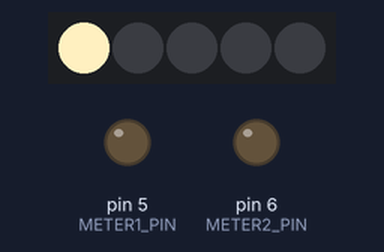
A sketch run on a simulated Arduino Uno, built with avr-gcc and run on an emulated ATmega328P. Shown: 5 RGB LEDs in strip order, left to right, output pins drawn as LEDs (lit = HIGH). Random numbers use the default seed unless the sketch sets one.

Above: at 0.07 s.
At 19.49 s:
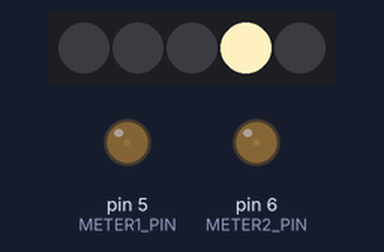
At 24.7 s:
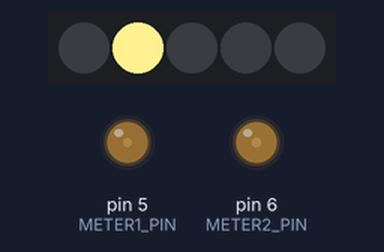
At 27.12 s:
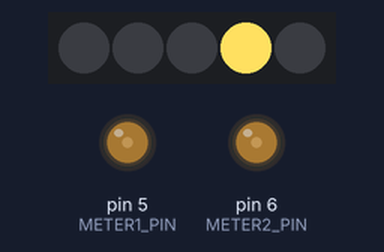
At 28.93 s:
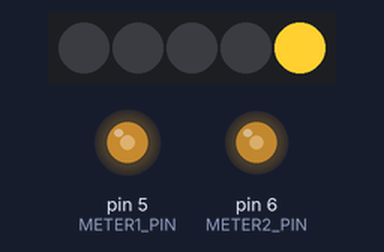
At 39.5 s:
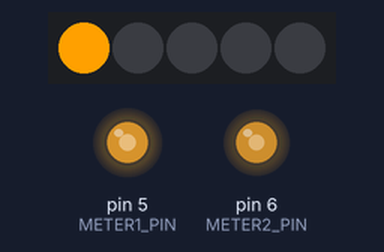
Timing chart, 0 to 40.0 s (numbered marks = the images above):
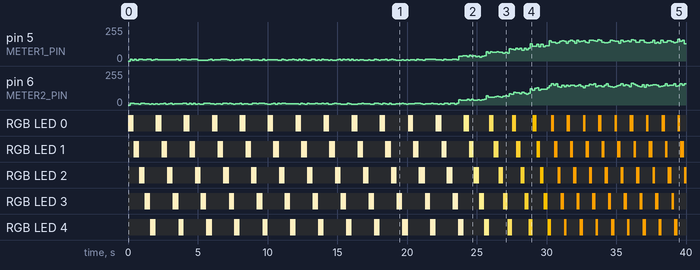

Measured:
- by itself, pin 5 (METER1_PIN): 0/255 → 14/255 at 0.15 s, → 7/255 0.15 s later, → 14/255 0.15 s later, → 7/255 0.15 s later, … (244 changes in this stretch)
- by itself, pin 6 (METER2_PIN): 0/255 → 13/255 at 0.15 s, → 10/255 0.30 s later, → 8/255 0.15 s later, → 7/255 0.15 s later, … (244 changes in this stretch)
- what the display in image 0 shows lasts 0.4 s, from 0.0 s to 0.4 s

The sketch:

fluxcondenser.ino
```cpp
//+++
//
// Flux Condenser
// snafu.ca 2020 - Freeware - no rights reserved
//
//---

#include <Adafruit_NeoPixel.h>

#define LED_LENGTH     5     // # of LEDs
#define NUM_SPEED      9     // number of distinct speed/color steps
#define LED_PIN        12    // data pin for WS2812 strings
#define METER1_PIN     5     // data pin for meter (needs to be PWM capable,  3,5,6,9,10 or 11)
#define METER2_PIN     6     // data pin for meter (needs to be PWM capable,  3,5,6,9,10 or 11)
#define BASESPEED      400   // slowest chase speed N mS per LED
#define SPEEDBOOST     35    // faster by N mS for each notch of speed
#define SPEEDUPDATE    600   // time between each speed step mS
#define CHANGEUPDATE   23000 // change target speed every N mS
#define METERUPDATE    150   // update meter (w/ randomness) every N mS

unsigned long  now;                  // used to hold current millis
unsigned long  nextSpeedChange = 0;  // when should we change speed next
unsigned long  nextSpeedStep = 0;    // when should we step speed next (to go from current to target)
unsigned long  nextMeterUpdate = 0;  // when should we update the meter
unsigned long  nextLedUpdate = 0;    // when we should next update the LED string
unsigned short currentSpeed = 0;     // 0..(NUM_SPEED - 1)
unsigned short targetSpeed = 0;      // speed we're aiming for
unsigned short ledStep = 0;          // 0..(LEDLENGTH - 1)
unsigned short sweep = 0;            // sweepmode toggle
unsigned long  colormap[NUM_SPEED] = {0xFFF0C0, 0xFFF090, 0xFFE060,  0xFFD030, 0xFFC000, 0xFFA000,   0xFF8000, 0xFF4000, 0xFF0000};   // warmish white -> yellow -> red (RGB format)

Adafruit_NeoPixel pixels(LED_LENGTH, LED_PIN, NEO_KHZ800 + NEO_GRB);  // my string uses the GREEN-RED-BLUE option (which is quite common)


//
// Setup runs once at the beginning of your program
//
void setup() {
  now = millis();
  nextSpeedChange = now + CHANGEUPDATE;  // schedule the next speed change
  nextSpeedStep = now + SPEEDUPDATE;     // schedule the next led step change
  nextMeterUpdate = now + METERUPDATE;   // schedule the next meter updates
  nextLedUpdate = now; // forces a display update right away
  currentSpeed = 0;    // start at slowest speed
  targetSpeed = 0;     // start at slowest speed

  // meter inits
  pinMode(METER1_PIN, OUTPUT);
  pinMode(METER2_PIN, OUTPUT);
  analogWrite(METER1_PIN, 0);
  analogWrite(METER2_PIN, 0);

  // WS2812 init
  pixels.begin();
  pixels.clear();
}


//
// Loop does just that, continuously run this code
//
void loop() {
  now = millis();    // get the current tick, used in a lot of places to see if it's time to do things

  //
  // should we pick a new overall speed ??
  //
  if (now > nextSpeedChange) {
    targetSpeed = (random(2) > 0) ? random(NUM_SPEED) : 0;      // 50% of the time we want the slowest setting
    nextSpeedChange = now + CHANGEUPDATE;  // and schedule next update
  }

  //
  // see if we should ramp up/down the speed/colour
  //
  if ((currentSpeed != targetSpeed) && (now > nextSpeedStep) && (ledStep == 0)) {
    if (currentSpeed > targetSpeed) {
      currentSpeed--;
    } else {
      currentSpeed++;
      sweep = 1;  // toggle used in special top-speed mode
    }
    nextSpeedStep = now + SPEEDUPDATE;  // and schedule next update
  }

  //
  // should update the meter ??
  // by adding some randomness the meter looks more organic
  //
  if (now > nextMeterUpdate) {
    analogWrite(METER1_PIN, 200/(NUM_SPEED - 1) * currentSpeed * (random(100,121) / 100.0) + random(10) + 5);     // random from 0 -> 255, but higher with higher 'speed'
    analogWrite(METER2_PIN, 200/(NUM_SPEED - 1) * currentSpeed * (random(100,121) / 100.0) + random(10) + 5);
    nextMeterUpdate = now + METERUPDATE;  // and schedule next update
  }

  //
  // and should we update the LED string
  //
  if (now > nextLedUpdate) {
    pixels.clear();
    pixels.setBrightness (255);
    for(int i=0; i < LED_LENGTH; i++) {      // foreach LED...
      if (currentSpeed == (NUM_SPEED - 1) ) {
        pixels.setPixelColor(i, ((i > ledStep) ^ sweep) ? colormap[currentSpeed] : 0);    // on highest setting use a slightly different pattern. Note ^ is logical XOR
      } else {
        pixels.setPixelColor(i, (i == ledStep) ? colormap[currentSpeed] : 0);
      }
    }
    pixels.show();   // Send the updated pixel colors to the hardware.
    ledStep = (ledStep+1) % LED_LENGTH;
    if (ledStep == 0) {
      sweep = !sweep;
    }
    nextLedUpdate = now + (BASESPEED - currentSpeed * SPEEDBOOST); // and schedule next update
  }
}
```
